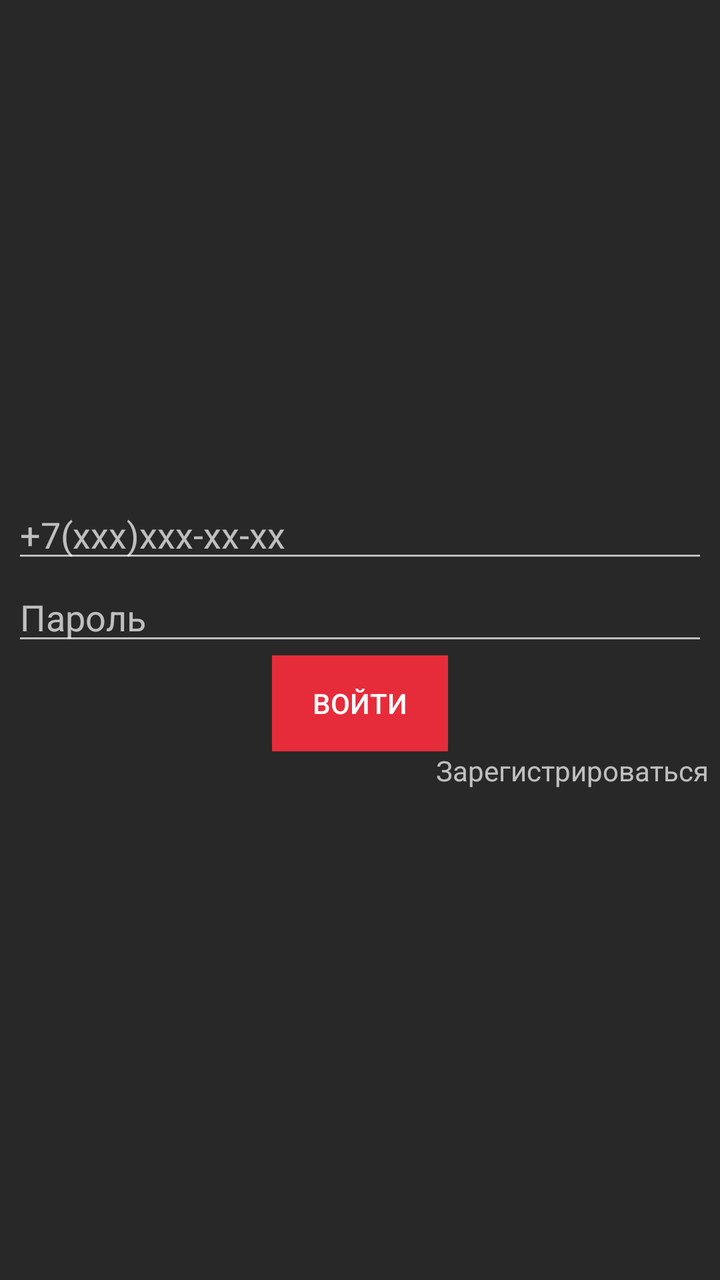
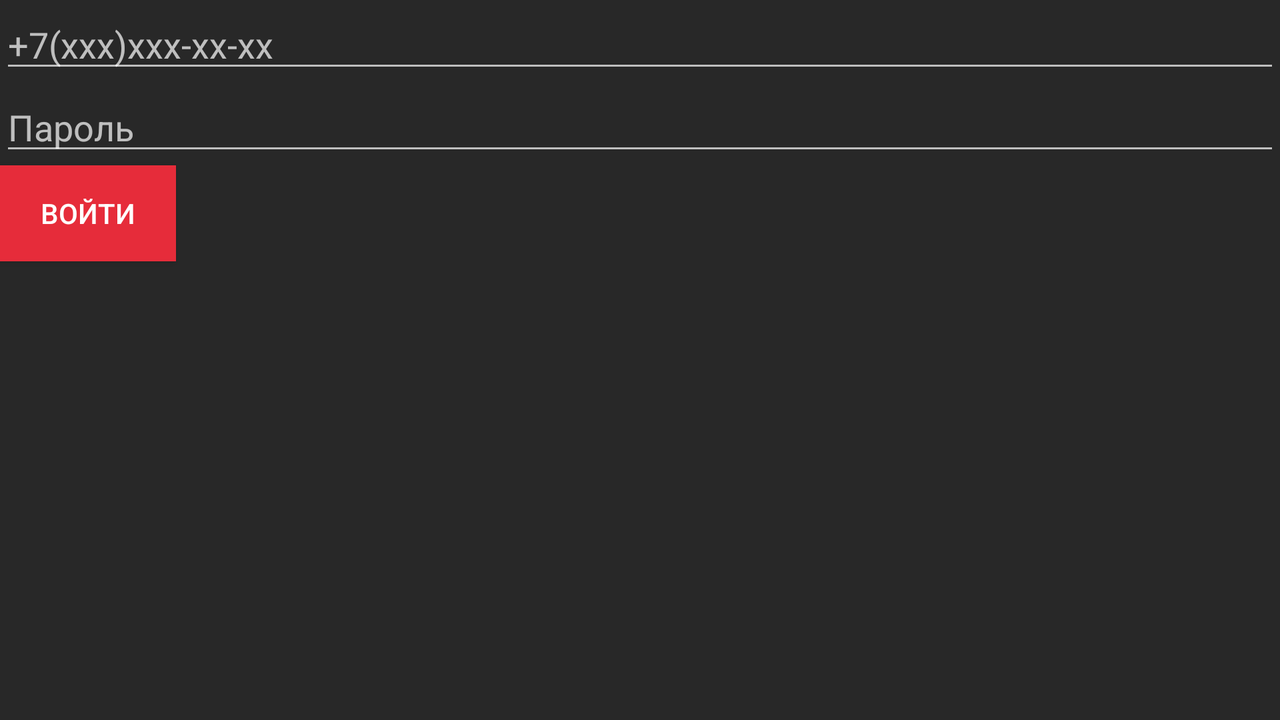

One screen, two layout resources from the same app: the default and the repository's alternative for another configuration. Each is rendered where Android would select it; the XML of both is given below.
<!-- AndroidManifest.xml: application theme AppTheme -->
<!-- res/layout/login_activity.xml -->
<?xml version="1.0" encoding="utf-8"?>
<LinearLayout xmlns:android="http://schemas.android.com/apk/res/android"
    android:orientation="vertical"
    android:layout_width="match_parent"
    android:layout_height="match_parent"
    android:gravity="center"
    android:padding="6dp"

    >

    <EditText
        android:id="@+id/login_user_phone"
        android:layout_width="match_parent"
        android:layout_height="wrap_content"
        android:hint="@string/user_phone"
        android:inputType="phone" />
    <EditText
        android:id="@+id/login_password"
        android:inputType="textPassword"
        android:layout_width="match_parent"
        android:layout_height="wrap_content"
        android:hint="@string/password"/>
    <Button
        android:id="@+id/login_button"
        android:enabled="false"
        android:layout_width="wrap_content"
        android:layout_height="wrap_content"
        android:text ="@string/login_button"/>
    <TextView
        android:id="@+id/registration_link"
        android:layout_width="match_parent"
        android:layout_height="wrap_content"
        android:gravity="end"
        android:text="@string/registration_link"
        />
</LinearLayout>
<!-- resources referenced by this layout -->
<resources>
  <string name="login_button">Войти</string>
  <string name="password">Пароль</string>
  <string name="registration_link">Зарегистрироваться</string>
  <string name="user_phone">+7(xxx)xxx-xx-xx</string>
  <style name="AppTheme" parent="Theme.AppCompat">
          
          <item name="colorPrimary">@color/colorPrimary</item>
          <item name="colorPrimaryDark">@color/black</item>
          <item name="colorAccent">@color/colorAccent</item>
          <item name="android:colorBackground">@color/blackgrey</item>
          <item name="android:buttonStyle">@style/kindlyButton</item>
          <item name="android:editTextStyle">@style/KindlyEdit</item>
  
      </style>
  <color name="colorPrimary">#3F51B5</color>
  <color name="black">#000000</color>
  <color name="colorAccent">#FF4081</color>
  <color name="blackgrey">#282828</color>
  <style name="kindlyButton" parent="Widget.AppCompat.Button">
          <item name="android:background">@color/red</item>
          <item name="android:textColor">@color/white</item>
      </style>
  <style name="KindlyEdit" parent="android:style/Widget.EditText">
          <item name="android:textColor">@color/white</item>
      </style>
  <color name="red">#e62c3a</color>
  <color name="white">#ffffff</color>
</resources>
<!-- res/layout-land/login_activity.xml (the repository's variant of the layout above) -->
<!-- drawn on the phone turned sideways -->
<?xml version="1.0" encoding="utf-8"?>
<LinearLayout xmlns:android="http://schemas.android.com/apk/res/android"
    android:orientation="vertical" android:layout_width="match_parent"
    android:layout_height="match_parent">
    <EditText
        android:id="@+id/login_user_phone"
        android:inputType="phone"
        android:layout_width="match_parent"
        android:layout_height="wrap_content"
        android:hint="@string/user_phone"/>
    <EditText
        android:id="@+id/login_password"
        android:inputType="textPassword"
        android:layout_width="match_parent"
        android:layout_height="wrap_content"
        android:hint="@string/password"/>
    <Button
        android:id="@+id/login_button"
        android:layout_width="wrap_content"
        android:layout_height="wrap_content"
        android:text="@string/login_button"/>
</LinearLayout>
<!-- resources referenced by the variant -->
<!-- as the phone turned sideways resolves them -->
<resources>
  <string name="login_button">Войти</string>
  <string name="password">Пароль</string>
  <string name="user_phone">+7(xxx)xxx-xx-xx</string>
  <style name="AppTheme" parent="Theme.AppCompat">
          
          <item name="colorPrimary">@color/colorPrimary</item>
          <item name="colorPrimaryDark">@color/black</item>
          <item name="colorAccent">@color/colorAccent</item>
          <item name="android:colorBackground">@color/blackgrey</item>
          <item name="android:buttonStyle">@style/kindlyButton</item>
          <item name="android:editTextStyle">@style/KindlyEdit</item>
  
      </style>
  <color name="colorPrimary">#3F51B5</color>
  <color name="black">#000000</color>
  <color name="colorAccent">#FF4081</color>
  <color name="blackgrey">#282828</color>
  <style name="kindlyButton" parent="Widget.AppCompat.Button">
          <item name="android:background">@color/red</item>
          <item name="android:textColor">@color/white</item>
      </style>
  <style name="KindlyEdit" parent="android:style/Widget.EditText">
          <item name="android:textColor">@color/white</item>
      </style>
  <color name="red">#e62c3a</color>
  <color name="white">#ffffff</color>
</resources>
